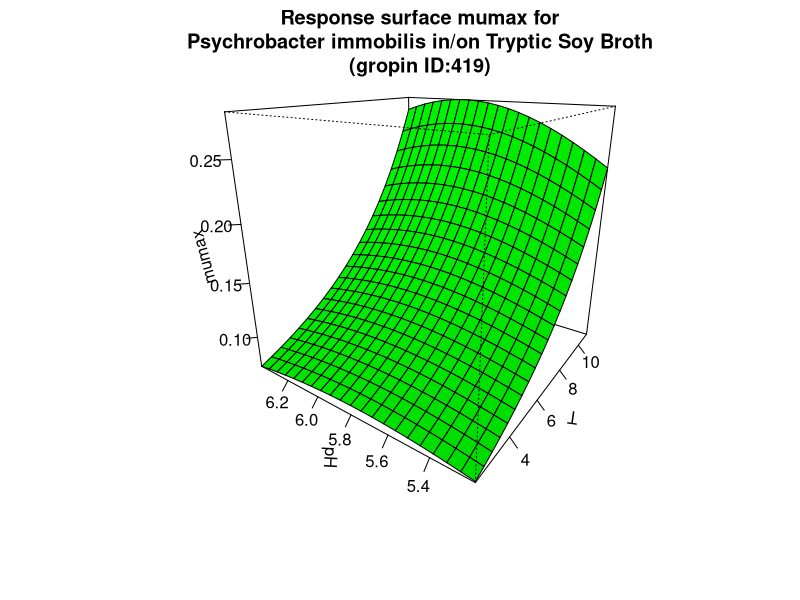

Write R code to recreate this figure.
#############################
# start of Parameter script
#############################
T <- seq(2.002,10.989010989011,length.out=21)
pH <- seq(5.2052,6.39360639360639,length.out=21)
#############################
# end of Parameter script
#############################
############################# 
# start of Model script Gropin ID 419 
#############################
 
# constant coefficients for this model
 
variables <- data.frame(T,pH)
argumentsPar <- expand.grid(variables)
 
# heart of the model
response_surface <- function(T,pH) {
   mumax <-exp(-12.65+0.004234*(T^2)-0.3024*(pH^2)+0.01535*T*pH-0.004356*T+3.467*pH)

return(mumax=mumax)
} 

# output parameters
responseSurface <- cbind(argumentsPar,response_surface(argumentsPar['T'],argumentsPar['pH']))
colnames(responseSurface) <- c(colnames(argumentsPar),'mumax')
#############################
# End of Model script
#############################
############################# 
# start of Visualisation script Gropin ID 419 
#############################
persp(T,pH,matrix(unlist(responseSurface$'mumax'),nrow=21),col = 'green',xlab='T',ylab='pH',zlab='mumax',main='Response surface mumax for
Psychrobacter immobilis in/on Tryptic Soy Broth
(gropin ID:419)',theta=305,phi=20,shade=0.25,ticktype = 'detailed')
#############################
# End of Visualisation script
#############################
